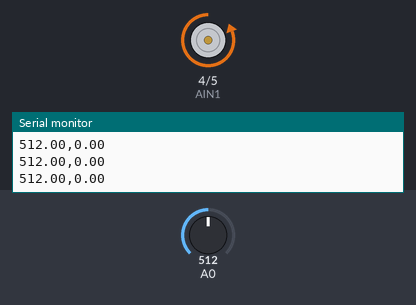
This sketch was run on a simulated Arduino Uno, built with avr-gcc and run on an emulated ATmega328P. On the bench: motor-driver pin pairs drawn as motors (green arrow = first pin HIGH = forward, orange = second pin HIGH = backward, longer = more drive), the last lines printed to the serial monitor. The test bench sets the inputs (shaded band); at power-on: A0 = 512.

Above: at 1.2 s.
1.3 s: A0 set to 425
4.3 s: A0 set to 402
At 5.5 s:
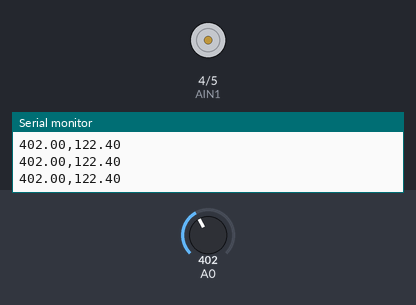
5.8 s: A0 set to 429
At 7.0 s:
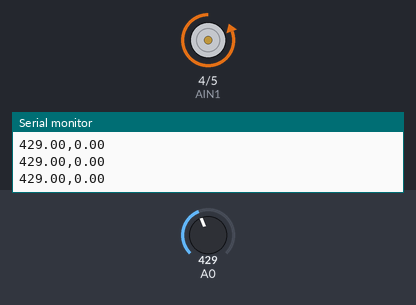
7.3 s: A0 set to 409
At 7.8 s:
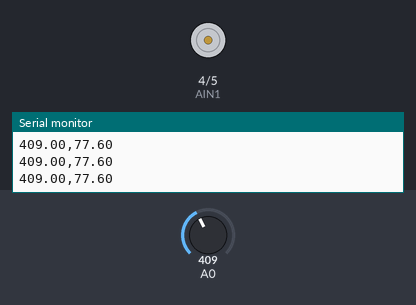
Timing chart, 0 to 9.8 s (numbered marks = the images above; inputs shaded):
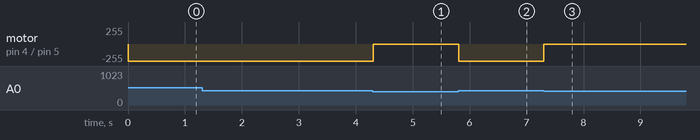

The sketch:

Heater_Control.ino
```cpp
#include <PID_v1.h>
#define AIN1 4
#define AIN2 5

double vol;
double input;
double output;
double setpoint;
double Kp=5, Ki=2, Kd=0.1;

PID myPID(&input, &output, &setpoint, Kp, Ki, Kd, DIRECT);

void setup() {
  Serial.begin(9600);
  setpoint = 419;
  myPID.SetMode(AUTOMATIC);
  myPID.SetTunings(Kp, Ki, Kd);
  pinMode(AIN1,OUTPUT);
  pinMode(AIN2,OUTPUT);
  pinMode(A0, INPUT);
}

void loop() {

  input = analogRead(A0);
  //vol = (input * 5.0 )/1024.0 ;
  myPID.Compute();
  //analogWrite(AIN2 ,output);
  if (input < 419){
    digitalWrite(AIN2,LOW);
  }
  else{
      digitalWrite(AIN2,HIGH);
  }
  //Serial.print("input ");
  //thermister
  Serial.print(input);
  Serial.print(',');
  //Serial.print(" ");
  //Serial.print("output ");
  //voltage analog
  Serial.println(output);
  //Serial.print(" ");
  //Serial.print("setpoint ");
 // Serial.println(setpoint);

}

/*#define AIN1 4
#define AIN2 5
int i;

void setup() {
  Serial.begin(9600);

  pinMode(AIN1,OUTPUT);
  pinMode(AIN2,OUTPUT);
}

void loop() {
  for(int i=0; i<255; i++){
    analogWrite(AIN1, i);
    delay(10);
    Serial.println(i);
  }
  for(int i=255; i>0; i--){
    analogWrite(AIN1, i);
    delay(10);
    Serial.println(i);

  }
}*/
```

Measured:
- the behaviour switches between 419 and 418 on A0 (found by bisection; images 0 and 1)
- after the input at 4.3 s, motor on pin 4 (AIN1) / pin 5 (AIN2): backward 255/255 → stopped at once
- after the input at 5.8 s, motor on pin 4 (AIN1) / pin 5 (AIN2): stopped → backward 255/255 at once
- after the input at 7.3 s, motor on pin 4 (AIN1) / pin 5 (AIN2): backward 255/255 → stopped at once
